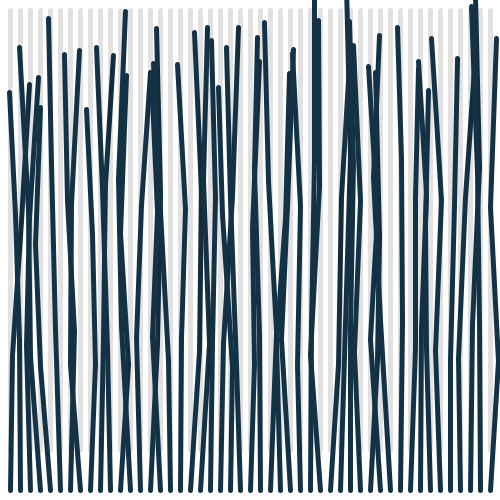
Frame 1 (no input)
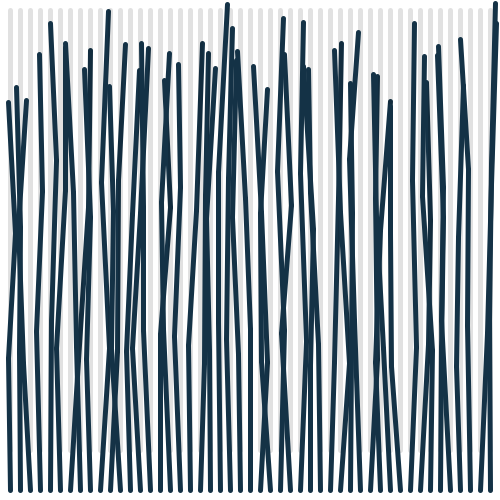
Frame 60 (the mouse pressed at the canvas centre just before this capture)
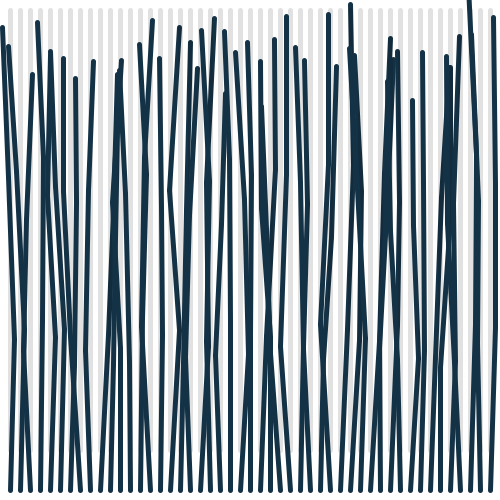
Frame 120 (the mouse held since frame 60 and released just before this capture)

The Processing sketch that drew these frames (run headless with seeded random() and noise(); from frame 60 on, the mouse is pressed at the canvas centre):

// Processing sketch: processing_117065
// ── processing_117065.pde

// generalize the drawing method for wiggle line
// create a demo result like grasses
// program for lectures on "The Wrong Way to Draw a Line"
// schien@mail.ncku.edu.tw
// tweaked for movement

int div = 3;

void setup() {
  size(500, 500);
  //noLoop();
  frameRate(4);
}

void draw() {
  background(255);
  //wiggle_line(20, 50, 480, 350);
  //wiggle_line(20, 400, 400, 20);
  //wiggle_line(250, 10, 250, 490);
  //wiggle_line(100, 10, 100, 490);
  //wiggle_line(350, 10, 350, 490);
  
  // use for loop to draw many wiggle lines
  for (int i = 10; i<500; i+=10) {
    wiggle_line(i, 10, i, 450);
  }
}

void wiggle_line(float sx, float sy, float ex, float ey) {
  // try to draw the correct line first for reference
  strokeWeight(5);
  stroke(0, 30);
  line(sx, sy, ex, ey);

  // try to divide the line into some fixed baby lines
  float xstep = (ex - sx)/div;
  float ystep = (ey - sy)/div;
  float lastx = sx;
  float lasty = sy;
  float y = sy;
  float x = sx;
  for (int i=0; i<div; i++) {
    x = x + xstep;
    x = x + random(20) - 10; // wiggle on x
    y = y + ystep;
    y = y + random(50) - 25; // wiggle on y
    stroke(20, 50, 70);
    //line (x, y, lastx, lasty);
    line (x, height-y, lastx, height-lasty);
    lastx = x;
    lasty = y;
  }
}
